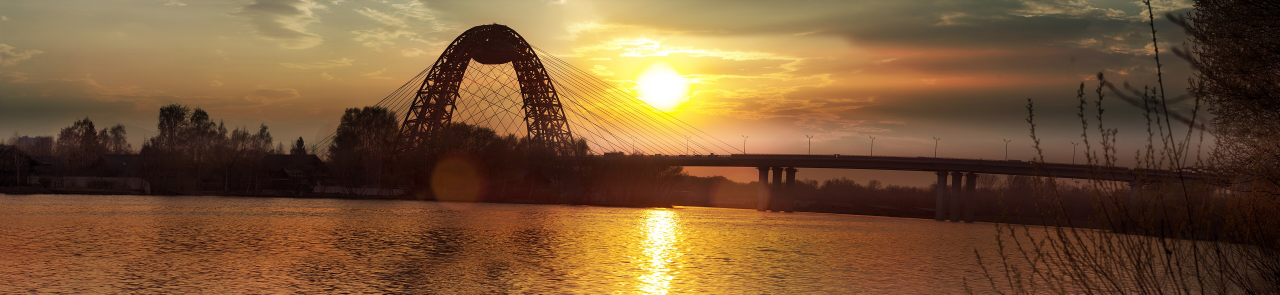
#> input picture _previews/instagram-carousel/assets/bridge-ultra-pano.jpg, 3840 x 884 px (shown at 1/3 size); the run also reads 2 pictures not shown here
$ python render_zhivopisny_post.py
#> lines starting #> are read from the running program, lines starting #| are printed output that depends on the picture
### _previews/instagram-carousel/role_layout_zones.py
"""Vertical text zones for role layout variants — adjacency canon.

Hard rule: consecutive slides must not share the same vertical zone
(top / mid / bottom). Horizontal family (left / center / right) is a
soft preference inside the same vertical band.

Used when picking R1–R6 mixes for a post.
"""
from __future__ import annotations

from typing import Iterable

# vertical: where the main readable text stack sits
VERTICAL: dict[str, str] = {
    # R1 hook
    "R1-A": "bottom",
    "R1-B": "top",
    "R1-C": "bottom",
    "R1-D": "top",
    # R2 about — mostly top/mid so they pair after bottom hooks
    "R2-A": "top",  # верх-лево
    "R2-B": "top",  # верх-право
    "R2-C": "mid",  # центр
    "R2-D": "top",  # коллаж + текст сверху
    "R2-E": "bottom",  # низ-лево — только после верхнего R1
    # R3 emotion
    "R3-A": "top",
    "R3-B": "bottom",
    "R3-C": "mid",
    "R3-D": "bottom",
    # R4 fact
    "R4-A": "mid",
    "R4-B": "mid",
    "R4-C": "top",
    "R4-D": "mid",
    # R5 route / map
    "R5-A": "top",
    "R5-B": "bottom",
    "R5-C": "top",
    "R5-D": "bottom",
    # R6 CTA
    "R6-A": "mid",
    "R6-B": "bottom",
    "R6-C": "mid",
    "R6-D": "mid",
}

FAMILY: dict[str, str] = {
    "R1-A": "низ-лево",
    "R1-B": "верх-лево",
    "R1-C": "низ-центр",
    "R1-D": "верх-центр",
    "R2-A": "верх-лево",
    "R2-B": "верх-право",
    "R2-C": "центр",
    "R2-D": "коллаж-верх",
    "R2-E": "низ-лево",
    "R3-A": "верх-право",
    "R3-B": "низ-лево",
    "R3-C": "коллаж-угол",
    "R3-D": "низ-центр",
    "R4-A": "цифра-лево",
    "R4-B": "цифра-центр",
    "R4-C": "цифра-верх",
    "R4-D": "цифра-право",
    "R5-A": "верх-лево",
    "R5-B": "низ-лента",
    "R5-C": "верх-право",
    "R5-D": "низ-центр",
    "R6-A": "карточка-центр",
    "R6-B": "карточка-низ",
    "R6-C": "минимал-центр",
    "R6-D": "стек-центр",
}

# Preferred mixes that pass zone checks (photo / video)
# Photo: bottom hook → top collage → bottom emotion → mid fact → top map → bottom CTA
PREFERRED_PHOTO = ["R1-A", "R2-D", "R3-B", "R4-A", "R5-A", "R6-B"]
# Video: bottom → mid center → bottom → mid → top map → bottom CTA
PREFERRED_VIDEO = ["R1-A", "R2-C", "R3-B", "R4-A", "R5-A", "R6-B"]

POOLS: dict[int, list[str]] = {
    1: ["R1-A", "R1-B", "R1-C", "R1-D"],
    2: ["R2-A", "R2-B", "R2-C", "R2-D", "R2-E"],
    3: ["R3-A", "R3-B", "R3-C", "R3-D"],
    4: ["R4-A", "R4-B", "R4-C", "R4-D"],
    5: ["R5-A", "R5-B", "R5-C", "R5-D"],
    6: ["R6-A", "R6-B", "R6-C", "R6-D"],
}


def zone(rid: str) -> str:
    try:
        return VERTICAL[rid]
    except KeyError as e:
        raise KeyError(f"Unknown layout id {rid!r}") from e


def adjacent_ok(a: str, b: str) -> bool:
    """Hard: different vertical zones. Soft: different family string."""
    if zone(a) == zone(b):
        return False
    if FAMILY.get(a) == FAMILY.get(b):
        return False
    return True


def validate_mix(mix: Iterable[str]) -> list[str]:
    """Return human-readable errors (empty = ok)."""
    ids = list(mix)
    errs: list[str] = []
    if len(ids) != 6:
        errs.append(f"mix must have 6 roles, got {len(ids)}")
    for i, rid in enumerate(ids, start=1):
        if rid not in VERTICAL:
            errs.append(f"unknown {rid} at slot {i}")
        expected_prefix = f"R{i}-"
        if not rid.startswith(expected_prefix):
            errs.append(f"slot {i} expected {expected_prefix}*, got {rid}")
    for i in range(1, len(ids)):
        a, b = ids[i - 1], ids[i]
        if a in VERTICAL and b in VERTICAL and not adjacent_ok(a, b):
            errs.append(
                f"{a} ({zone(a)}) → {b} ({zone(b)}) — соседние зоны/семьи совпали"
            )
    return errs


def assert_mix(mix: Iterable[str]) -> None:
    errs = validate_mix(mix)
    if errs:
        raise ValueError("layout mix invalid:\n- " + "\n- ".join(errs))


# [28 lines left out: function pick_compatible, not called in this run]


# [6 lines that do not run on import are left out]

### _previews/instagram-carousel/graphics.py
#!/usr/bin/env python3
"""Cool standalone graphics for Instagram slides — not dumb UI cards in frames."""
from __future__ import annotations

from pathlib import Path

from PIL import Image, ImageDraw, ImageFilter, ImageOps


def cover_crop_strict(img: Image.Image, w: int, h: int, center=(0.5, 0.42)) -> Image.Image:
    """Uniform scale + crop to exact size. Never stretches pixels."""
    out = ImageOps.fit(img, (w, h), method=Image.Resampling.LANCZOS, centering=center)
    if out.size != (w, h):
        raise RuntimeError(f"cover_crop_strict size bug: {out.size} != {(w, h)}")
    return out


def isometric_football_pitch(height: int = 520) -> Image.Image:
    """Upright schematic pitch (field stood on end) — the height metaphor.

    Prefers Wikimedia-derived asset; falls back to isometric draw.
    No frame, no arrow, no caption card.
    """
    asset = Path(__file__).resolve().parent / "assets" / "football-pitch-upright.png"
    if asset.exists():
        img = Image.open(asset).convert("RGBA")
        if img.height != height:
            w = max(40, int(img.width * (height / img.height)))
            img = img.resize((w, height), Image.Resampling.LANCZOS)
        return img
    return _isometric_football_pitch_draw(height)


# [23 lines left out: function _isometric_football_pitch_draw, not called in this run]


def paste_rgba(base: Image.Image, overlay: Image.Image, xy: tuple[int, int]) -> Image.Image:
    out = base.convert("RGBA")
    layer = Image.new("RGBA", out.size, (0, 0, 0, 0))
    layer.paste(overlay, xy, overlay)
    return Image.alpha_composite(out, layer)

### _previews/instagram-carousel/layout_templates.py
"""Combinable layout slots for Instagram carousel slides (4:5).

Each template = where the text stack sits + title→body gap + optional icon corner.
Mix templates across slides in one carousel.
"""
from __future__ import annotations

from dataclasses import dataclass
from typing import Literal

W, H = 1080, 1350

Corner = Literal["tl", "tr", "bl", "br", "bc"]


@dataclass(frozen=True)
class TextStack:
    """Text stack placement."""

    id: str
    corner: Corner
    # top-left of stack (or right-aligned if corner ends with 'r')
    x: int
    y: int
    max_w: int
    align: Literal["left", "right"]
    title_gap: int  # px between kicker/title and body
    icon_corner: Corner | None = None  # ready icon, opposite to clutter


# Named templates — combine freely (e.g. T_BL + T_TR + T_BC …)
TEMPLATES: dict[str, TextStack] = {
    "T_BL": TextStack("T_BL", "bl", 48, 780, W - 96, "left", 44, "tr"),
    "T_BR": TextStack("T_BR", "br", 48, 780, W - 96, "right", 44, "tl"),
    "T_TL": TextStack("T_TL", "tl", 48, 120, W - 96, "left", 48, "br"),
    "T_TR": TextStack("T_TR", "tr", 48, 120, W - 96, "right", 48, "bl"),
    "T_BC": TextStack("T_BC", "bc", 64, 820, W - 128, "left", 44, "tr"),
    "T_ML": TextStack("T_ML", "bl", 48, 520, W - 200, "left", 44, "tr"),  # mid-left wow
    "T_CARD": TextStack("T_CARD", "bc", 96, 560, W - 192, "left", 44, None),  # CTA card
}


# [6 lines left out: function stack_x, not called in this run]


# Copy canon
BANNED_WORDS = ("кусок", "Кусок", "КУСОК", "ванты", "Ванты", "ВАНТЫ")


def assert_no_banned(text: str, where: str = "") -> None:
    for w in BANNED_WORDS:
        if w in text:
            raise ValueError(f"Banned word «{w}» in {where or 'copy'}: {text!r}")


# Preferred product wording
# отрезок ✓ · кусок ✗


# Schema IDs used in CAROUSEL_STRUCTURE / PLACEMENT_SCHEMAS (S01…S10)
# Map loosely onto TextStack slots when wiring battle renders:
SCHEMA_TO_STACK = {
    "S01": "T_BL",
    "S02": "T_BR",
    "S03": "T_TL",
    "S04": "T_TR",
    "S05": "T_ML",
    "S06": "T_BC",
    "S07": "T_TL",  # + body at bottom — custom draw
    "S08": "T_CARD",
    "S09": None,  # collage band — custom
    "S10": None,  # quad collage — custom
}


# [4 lines left out: function assert_no_adjacent_same, not called in this run]

### _previews/instagram-carousel/render_zhivopisny_post.py
#!/usr/bin/env python3
"""Production upload pack: Живописный мост — photo (with collages) + role mix.

Role mix: R1-A · R2-D · R3-B · R4-A · R5-A · R6-B
Zones: bottom → top → bottom → mid → top → bottom (see role_layout_zones.py).
"""
from __future__ import annotations

import json
from pathlib import Path

from PIL import Image, ImageDraw, ImageEnhance, ImageFilter, ImageFont

from graphics import cover_crop_strict, isometric_football_pitch, paste_rgba
from layout_templates import assert_no_banned
from role_layout_zones import PREFERRED_PHOTO, assert_mix

ROOT = Path(__file__).resolve().parent
ASSETS = ROOT / "assets"
OUT = ROOT / "export" / "upload-zhivopisny"
PHOTO = OUT / "photo"
W, H = 1080, 1350

GREEN = (31, 143, 74)
CREAM = (244, 244, 245)
WARM = (255, 200, 130)
GOLD = (255, 214, 160)
MUTED = (190, 195, 190)
INK = (18, 22, 18)
DARK = (0, 0, 0, 200)

FONT_BLACK = "/System/Library/Fonts/Supplemental/Arial Black.ttf"
FONT_BOLD = "/System/Library/Fonts/Supplemental/Arial Bold.ttf"
FONT_REG = "/System/Library/Fonts/Supplemental/Arial.ttf"

BAR_X, BAR_W, TEXT_GAP = 48, 10, 32
TEXT_X = BAR_X + BAR_W + TEXT_GAP

LAYOUT_MIX = list(PREFERRED_PHOTO)


def font(path: str, size: int) -> ImageFont.FreeTypeFont:
    try:
        return ImageFont.truetype(path, size)
    except OSError:
        return ImageFont.truetype(FONT_BOLD, size)


def load(name: str) -> Image.Image:
    return Image.open(ASSETS / name).convert("RGB")


def cover(img: Image.Image, w: int, h: int, center=(0.5, 0.42)) -> Image.Image:
    return cover_crop_strict(img, w, h, center)


def grade(img: Image.Image, c=1.15, col=1.1, s=1.15) -> Image.Image:
    img = ImageEnhance.Contrast(img).enhance(c)
    img = ImageEnhance.Color(img).enhance(col)
    img = ImageEnhance.Sharpness(img).enhance(s)
    return img


def film_grain(img: Image.Image, amount=9) -> Image.Image:
    import random

    noise = Image.new("L", img.size)
    px = noise.load()
    rnd = random.Random(11)
    for y in range(0, img.height, 2):
        for x in range(0, img.width, 2):
            v = 128 + rnd.randint(-amount, amount)
            px[x, y] = max(0, min(255, v))
            if x + 1 < img.width:
                px[x + 1, y] = px[x, y]
            if y + 1 < img.height:
                px[x, y + 1] = px[x, y]
                if x + 1 < img.width:
                    px[x + 1, y + 1] = px[x, y]
    noise = noise.filter(ImageFilter.GaussianBlur(0.5))
    base = img.convert("RGBA")
    nrgba = Image.merge("RGBA", (noise, noise, noise, Image.new("L", img.size, 20)))
    return Image.alpha_composite(base, nrgba).convert("RGB")


def wrap(draw, text, fnt, max_w) -> list[str]:
    words = text.split()
    lines, cur = [], ""
    for w in words:
        trial = (cur + " " + w).strip()
        if draw.textlength(trial, font=fnt) <= max_w:
            cur = trial
        else:
            if cur:
                lines.append(cur)
            cur = w
    if cur:
        lines.append(cur)
    return lines


def draw_stroke(draw, text, xy, fnt, fill, max_w, *, line_gap=1.12, stroke=5, align="left") -> int:
    assert_no_banned(text)
    x, y = xy
    lines = wrap(draw, text, fnt, max_w)
    lh = int(fnt.size * line_gap)
    for i, line in enumerate(lines):
        yy = y + i * lh
        lx = x
        if align == "right":
            lx = x + max_w - int(draw.textlength(line, font=fnt))
        elif align == "center":
            lx = x + (max_w - int(draw.textlength(line, font=fnt))) // 2
        for dx, dy in (
            (-stroke, 0), (stroke, 0), (0, -stroke), (0, stroke),
            (-stroke, -stroke), (stroke, stroke), (-stroke, stroke), (stroke, -stroke),
        ):
            draw.text((lx + dx, yy + dy), line, font=fnt, fill=DARK)
        draw.text((lx, yy), line, font=fnt, fill=fill)
    return y + len(lines) * lh


def draw_ink(draw, text, xy, fnt, max_w, *, line_gap=1.14, halo=3, align="left") -> int:
    """Dark text + cream halo — for light map / collage bands."""
    assert_no_banned(text)
    x, y = xy
    lines = wrap(draw, text, fnt, max_w)
    lh = int(fnt.size * line_gap)
    halo_c = (255, 255, 255, 235)
    for i, line in enumerate(lines):
        yy = y + i * lh
        lx = x
        if align == "right":
            lx = x + max_w - int(draw.textlength(line, font=fnt))
        for dx, dy in (
            (-halo, 0), (halo, 0), (0, -halo), (0, halo),
            (-halo, -halo), (halo, halo), (-halo, halo), (halo, -halo),
        ):
            draw.text((lx + dx, yy + dy), line, font=fnt, fill=halo_c)
        draw.text((lx, yy), line, font=fnt, fill=(*INK, 255))
    return y + len(lines) * lh


def accent_bar(draw, x, y, h, color=GREEN):
    draw.rectangle((x, y, x + BAR_W, y + h), fill=(*color, 255))


def frame_corners(draw, color=(*CREAM, 85)):
    inset, length, width = 36, 70, 3
    x0, y0, x1, y1 = inset, inset, W - inset, H - inset
    for ax, ay, dx, dy in [
        (x0, y0, 1, 0), (x0, y0, 0, 1), (x1, y0, -1, 0), (x1, y0, 0, 1),
        (x0, y1, 1, 0), (x0, y1, 0, -1), (x1, y1, -1, 0), (x1, y1, 0, -1),
    ]:
        draw.line([(ax, ay), (ax + dx * length, ay + dy * length)], fill=color, width=width)


def watermark(draw):
    draw.text((W - 292, 40), "green-route.ru", font=font(FONT_REG, 26), fill=(*MUTED, 230))


def progress(draw, i, n=6):
    draw.text((48, 1260), f"{i:02d} / {n:02d}", font=font(FONT_BOLD, 24), fill=(*MUTED, 230))


def bottom_veil(s: Image.Image, start_y: int, strength=155) -> Image.Image:
    veil = Image.new("RGBA", (W, H), (0, 0, 0, 0))
    vd = ImageDraw.Draw(veil)
    for y in range(start_y, H):
        t = (y - start_y) / max(1, H - start_y)
        vd.line([(0, y), (W, y)], fill=(8, 10, 8, int(strength * (t**1.15))))
    return Image.alpha_composite(s.convert("RGBA"), veil)


# [10 lines left out: function collage_two_up, not called in this run]


def collage_quad(a, b, c, d, gap=6) -> Image.Image:
    """S10 optional: 2×2."""
    canvas = Image.new("RGB", (W, H), (14, 16, 14))
    hw, hh = (W - gap) // 2, (H - gap) // 2
    tiles = [
        (cover(a, hw, hh, (0.5, 0.35)), 0, 0),
        (cover(b, hw, hh, (0.6, 0.4)), hw + gap, 0),
        (cover(c, hw, hh, (0.4, 0.45)), 0, hh + gap),
        (cover(d, hw, hh, (0.5, 0.5)), hw + gap, hh + gap),
    ]
    for im, x, y in tiles:
        canvas.paste(grade(im), (x, y))
    return canvas


def save(img: Image.Image, idx: int):
    PHOTO.mkdir(parents=True, exist_ok=True)
    path = PHOTO / f"slide-{idx:02d}.jpg"
    film_grain(img).save(path, "JPEG", quality=93, optimize=True)
    print("wrote", path.relative_to(ROOT))


def ensure_map() -> Image.Image:
    path = ASSETS / "map-park-krylatskoe-bridge.png"
    if not path.exists() or path.stat().st_size < 20_000:
        from bake_instagram_poi_map import bake

        bake("park-krylatskoe-bridge")
    return cover(load("map-park-krylatskoe-bridge.png"), W, H, (0.5, 0.5))


def main():
    assert_mix(LAYOUT_MIX)
    ultra = load("bridge-ultra-pano.jpg")
#> in load, returned value is the input picture: PIL image 3840x884 RGB; mean R, G, B 120.2, 87, 54.3
    detail = load("bridge-detail.jpg")
#> call 2 of load, with name = 'bridge-detail.jpg'
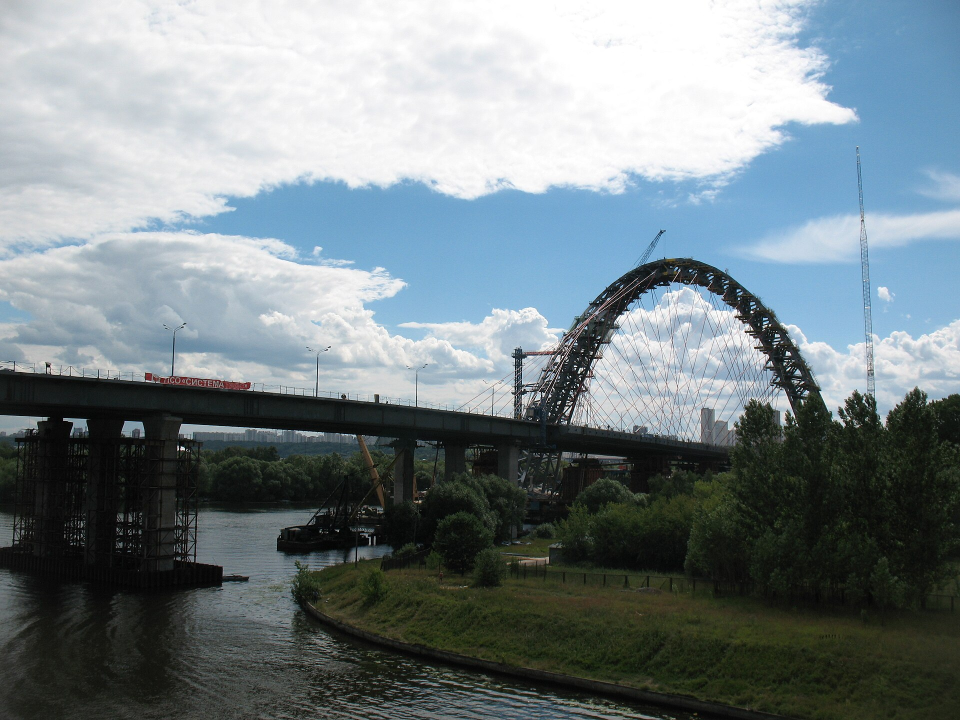
#> input picture _previews/instagram-carousel/assets/bridge-detail.jpg, 1920 x 1440 px (shown at 1/2 size)
#> in load, returned value is the input picture: PIL image 1920x1440 RGB; mean R, G, B 118.9, 130.5, 134.8
    pano = load("bridge-pano.jpg")
#> call 3 of load, with name = 'bridge-pano.jpg'
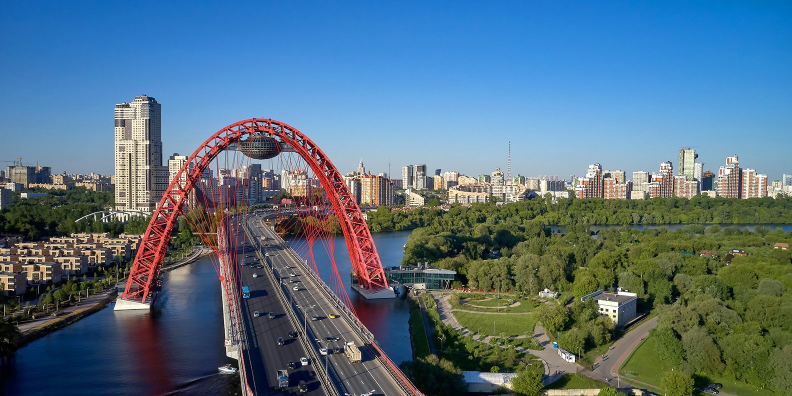
#> input picture _previews/instagram-carousel/assets/bridge-pano.jpg, 1584 x 792 px (shown at 1/2 size)
#> in load, returned value is the input picture: PIL image 1584x792 RGB; mean R, G, B 86.2, 112.3, 129.1
    hero = load("bridge-hero.jpg") if (ASSETS / "bridge-hero.jpg").exists() else detail
#> call 4 of load, with name = 'bridge-hero.jpg'
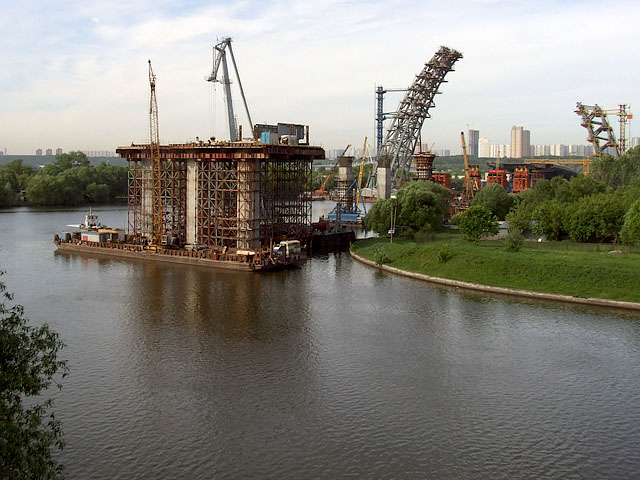
#> input picture _previews/instagram-carousel/assets/bridge-hero.jpg, 640 x 480 px
#> in load, returned value is the input picture: PIL image 640x480 RGB; mean R, G, B 133, 130.8, 122.5

    # ----- 1 R1-A bottom hook -----
    s = bottom_veil(cover(ultra, W, H, (0.42, 0.38)), 640, 155)
    d = ImageDraw.Draw(s, "RGBA")
    frame_corners(d)
    d.rounded_rectangle((48, 44, 166, 96), radius=12, fill=(*GREEN, 255))
    d.text((70, 54), "ЗКМ", font=font(FONT_BOLD, 28), fill=(255, 255, 255, 255))
    ty = 720
    accent_bar(d, BAR_X, ty - 8, 200)
    draw_stroke(d, "Что это за мост с летающей тарелкой?", (TEXT_X, ty), font(FONT_BLACK, 64), CREAM, W - TEXT_X - 48, stroke=6, line_gap=1.06)
    progress(d, 1)
    save(s.convert("RGB"), 1)

    # ----- 2 R2-D collage + TOP text (not bottom twin of R1-A) -----
    band_h = int(H * 0.40)
    photo_h = H - band_h
    gap = 8
    half = (W - gap) // 2
    canvas = Image.new("RGB", (W, H), (12, 14, 12))
    canvas.paste(cover(detail, half, photo_h, (0.55, 0.35)), (0, band_h))
    canvas.paste(cover(pano, W - half - gap, photo_h, (0.45, 0.4)), (half + gap, band_h))
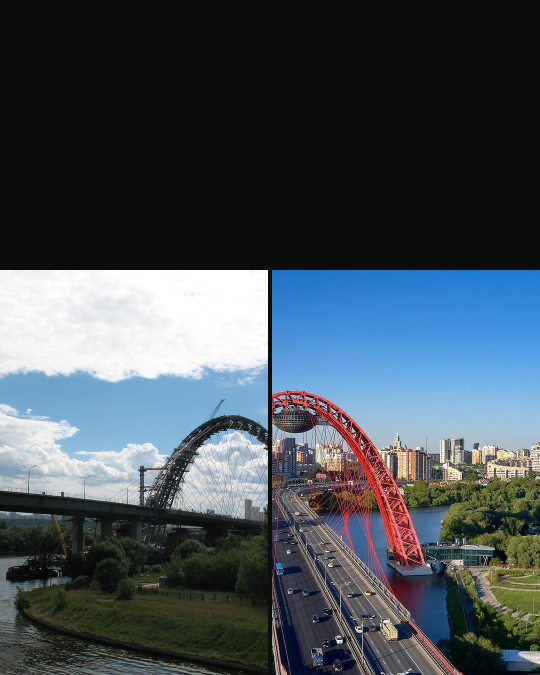
#> canvas: PIL image 1080x1350 RGB (shown at 1/2 size); mean R, G, B 70.1, 80.7, 87.5
    s = canvas.convert("RGBA")
    band = Image.new("RGBA", (W, H), (0, 0, 0, 0))
    bd = ImageDraw.Draw(band)
    bd.rectangle((0, 0, W, band_h), fill=(12, 14, 12, 235))
    bd.rectangle((0, band_h - 6, W, band_h), fill=(*GREEN, 255))
    s = Image.alpha_composite(s, band)
    d = ImageDraw.Draw(s, "RGBA")
    watermark(d)
    y0 = 56
    accent_bar(d, BAR_X, y0 + 8, 160)
    y = draw_stroke(d, "Живописный мост", (TEXT_X, y0), font(FONT_BLACK, 48), CREAM, W - TEXT_X - 48, stroke=5)
#> y = 109
    draw_stroke(
        d,
        "Капсулу под красной аркой задумывали как ресторан в воздухе — с видом на Москву-реку и Серебряный Бор. Мост открыли в 2007 году, и с тех пор его силуэт узнают даже те, кто не помнит название.",
        (TEXT_X, y + 18),
        font(FONT_BOLD, 28),
        CREAM,
        W - TEXT_X - 48,
        stroke=3,
        line_gap=1.14,
    )
    progress(d, 2)
    save(s.convert("RGB"), 2)

    # ----- 3 R3-B bottom-left warm on collage #2 -----
    base = collage_quad(pano, detail, hero, ultra)
#> in cover_crop_strict (call 7), `out = ImageOps.fit(img, (w, h), method=Image.Resampling.LANCZOS, cente..`:
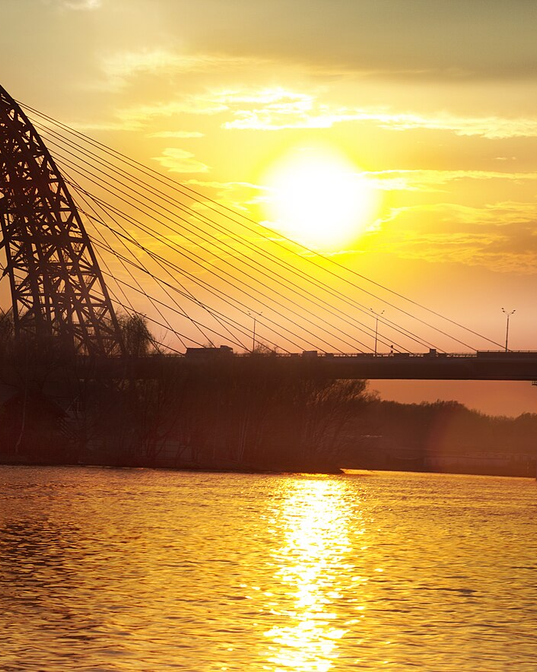
#> out: PIL image 537x672 RGB; mean R, G, B 189.2, 148.4, 80.4
#> the loop in collage_quad, `for im, x, y in tiles:` made 4 passes
#> (x, y) on passes 1 to 4: (0, 0), (543, 0), (0, 678), (543, 678)
#> pass 1, in grade, `img = ImageEnhance.Color(img).enhance(col)`:
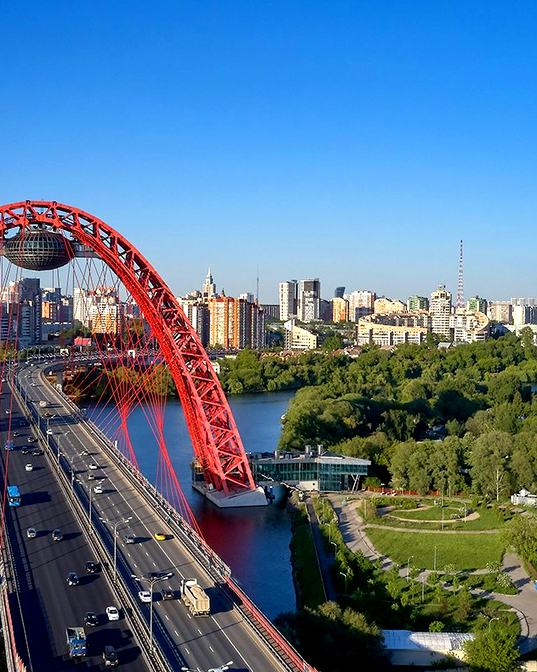
#> img: PIL image 537x672 RGB; mean R, G, B 87.4, 116.6, 141.7
#> after the loop in collage_quad, `for im, x, y in tiles:`:
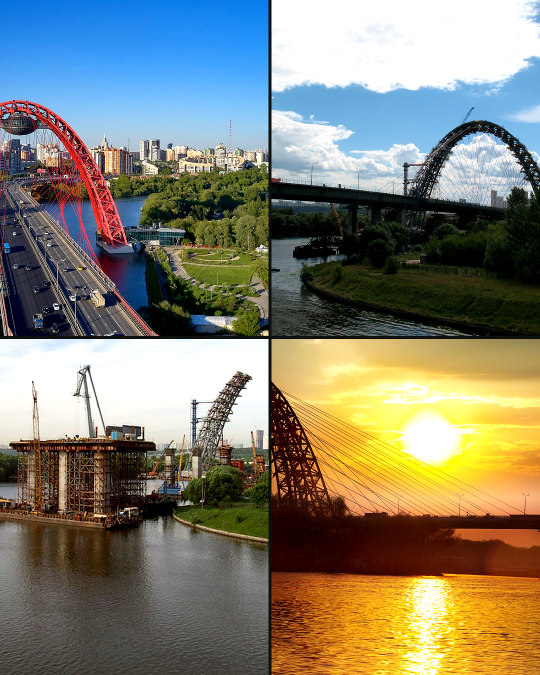
#> canvas: PIL image 1080x1350 RGB (shown at 1/2 size); mean R, G, B 131.9, 129.3, 113.5
    s = ImageEnhance.Brightness(base).enhance(0.78).convert("RGBA")
    s = bottom_veil(s, 680, 170)
#> (the rest of the program and of its run is left out)
